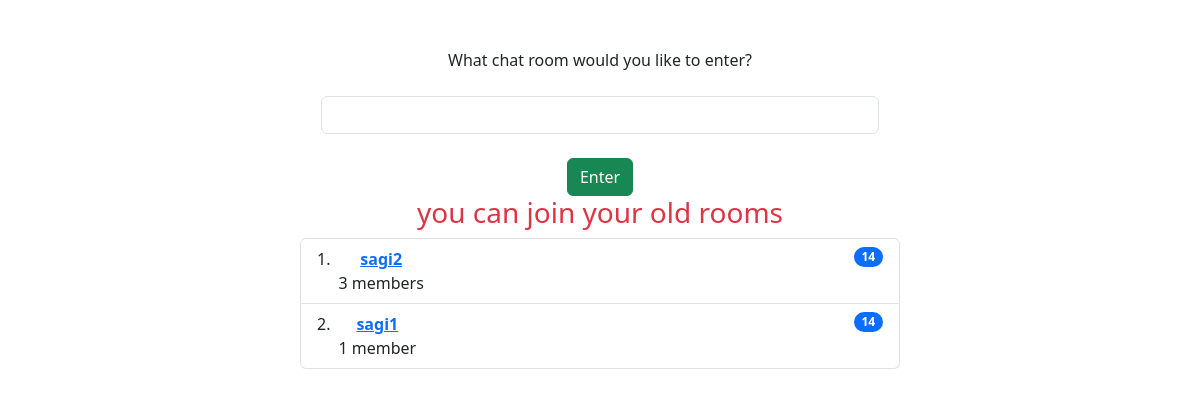
The app's page /chat/index/ (signed in) with its own data.
### chat/models.py (models this page shows)
class Chat(models.Model):
    roomname=models.CharField(max_length=50,blank=True)
    members=models.ManyToManyField(user,blank=True)
    def __str__(self):
        return self.roomname

### chat/views.py (the view)
# urls.py: path('index/',views.index,name="index"),
@login_required(login_url='login')
def index(request :HttpRequest):
    user=request.user
    print(user)
    chatrooms=Chat.objects.filter(members=user)
    print(chatrooms)
    return render(request,"chat/arrive.html",{
        "chatrooms":chatrooms,
    })

### chat/templates/chat/arrive.html (shortened to what this page needs)
<!DOCTYPE html>
<html lang="en">
<head>
    <link
      href="https://cdn.jsdelivr.net/npm/bootstrap@5.3.1/dist/css/bootstrap.min.css"
      rel="stylesheet"
    />
</head>
<body>
    <div class="container text-center mt-5">
        What chat room would you like to enter?<br><br>
    <input label="" id="room-name-input" type="text" size="100" class="form-control w-50 offset-3">
    <br>
    <input id="room-name-submit" type="button" value="Enter" class="btn btn-success">
    </div>
    <div class="continer text-center">
        <h3 class="text-danger ">you can join your old rooms</h3>
        <ol class="list-group list-group-numbered">
            {% for chatroom in chatrooms %}
            <li class="list-group-item d-flex justify-content-between align-items-start w-50  offset-3">
              <div class="ms-2 me-auto">
                <a href="http://localhost:8000/chat/index/{{chatroom}}"><div class="fw-bold">{{chatroom.roomname}}</div></a>
                {% if chatroom.members.count == 1 %}
                    {{chatroom.members.count}} member
                {% else %}
                    {{chatroom.members.count}} members
                {% endif %}
              </div>
              <span class="badge bg-primary rounded-pill">14</span>
            </li>
            {% endfor %}
          </ol>
    </div>
</body>
</html>

### records on screen
Chat: roomname "sagi2", members.count "3"
Chat: roomname "sagi1", members.count "1"
